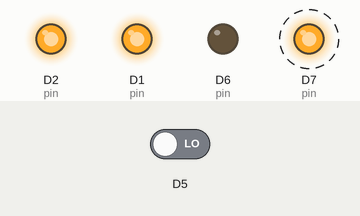
This program was run on a simulated ESP8266 (NodeMCU). On the bench: output pins drawn as LEDs (lit = HIGH). Dashed ring = blinking. The test bench sets the inputs (shaded band); at power-on: D5 LOW.

Above: at 2.8 s.
2.9 s: D5 driven HIGH
At 4.6 s:
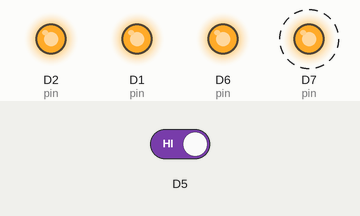
At 6.8 s:
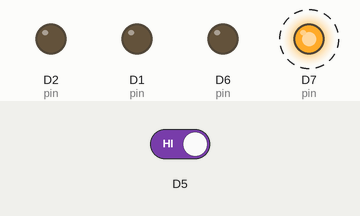
7.0 s: D5 driven LOW
At 12.8 s:
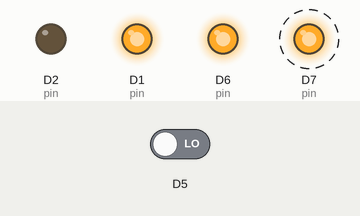
Timing chart, 0 to 29.4 s (numbered marks = the images above; inputs shaded):
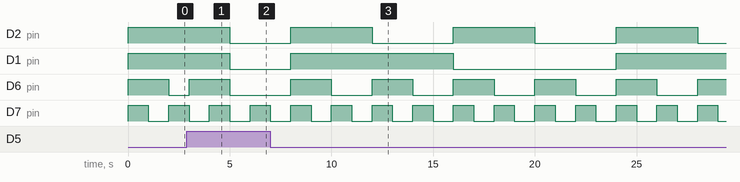

The program:

main.cpp
```cpp
/*
  Binary Counter with LED Display
  Author: Seyed Sobhan Hosseini
  Date: Sunday, July 16, 2023, 2:52:26 PM
*/

#include <Arduino.h>

int counter = 0;
int pin;

void setup(){
  Serial.begin(115200);
  pinMode(D1, OUTPUT);
  pinMode(D2, OUTPUT);
  pinMode(D6, OUTPUT);
  pinMode(D7, OUTPUT);

}

void loop(){
  if(digitalRead(D5) == HIGH){
   counter = counter + 1;
  }else{
    counter = counter - 1;
  }
    for(int i = 3; i >= 0; i--){
        if(i == 3){
          pin = D1;
        }else if(i == 2){
          pin = D2;
        }else if(i == 1){
          pin = D6;
        }else{
          pin = D7;
        }
        int k = counter >> i;
        if(k & 1)
            digitalWrite(pin, HIGH);
        else
            digitalWrite(pin, LOW);
    }
    delay(1000);
}
```

Measured:
- after the input at 2.9 s, D2 (pin): HIGH → LOW after 2.1 s instead of 1.1 s; D1 (pin): HIGH → LOW after 2.1 s
- by itself, D6 (pin): alternates HIGH for 2.0 s and LOW for 2.0 s
- by itself, D7 (pin): alternates HIGH for 1.0 s and LOW for 1.0 s
